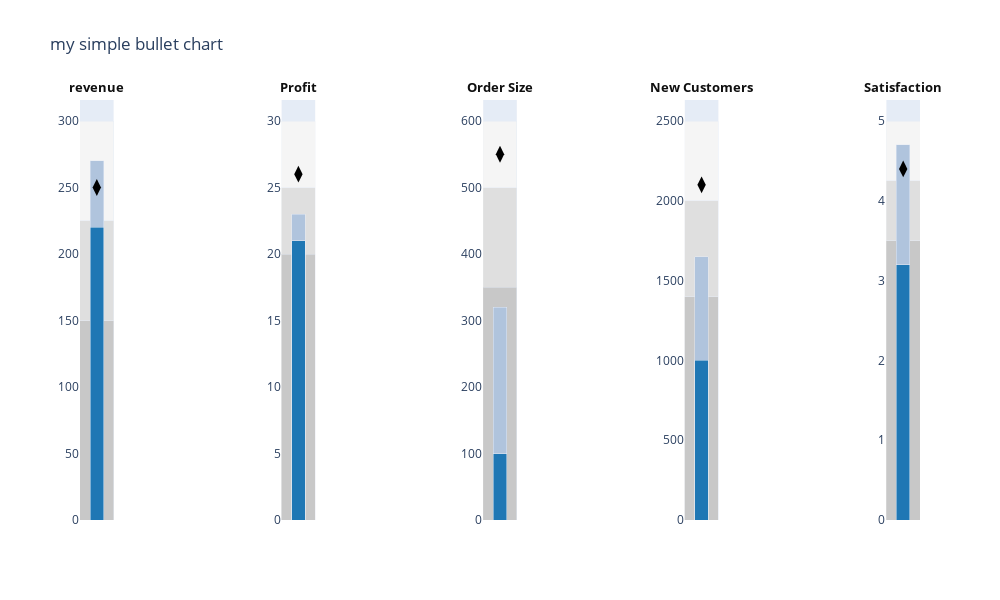

Notebook cell for this chart:
### Code cell
fig = ff.create_bullet(
    data, titles='label', subtitles='sublabel', markers='point',
    measures='performance', ranges='range', orientation='v',
    title='my simple bullet chart'
)
fig.show()

### Figure 1 — Plotly figure (JSON) as saved in the notebook; plotly's stock layout.template omitted (floating-point values rounded to 4 significant figures)
{"data": [{"base": 0, "hoverinfo": "y", "marker": {"color": "rgb(245.0, 245.0, 245.0)"}, "name": "ranges", "orientation": "v", "type": "bar", "width": 2, "x": [0], "xaxis": "x", "y": [300], "yaxis": "y"}, {"base": 0, "hoverinfo": "y", "marker": {"color": "rgb(222.5, 222.5, 222.5)"}, "name": "ranges", "orientation": "v", "type": "bar", "width": 2, "x": [0], "xaxis": "x", "y": [225], "yaxis": "y"}, {"base": 0, "hoverinfo": "y", "marker": {"color": "rgb(200.0, 200.0, 200.0)"}, "name": "ranges", "orientation": "v", "type": "bar", "width": 2, "x": [0], "xaxis": "x", "y": [150], "yaxis": "y"}, {"base": 0, "hoverinfo": "y", "marker": {"color": "rgb(176.0, 196.0, 221.0)"}, "name": "measures", "orientation": "v", "type": "bar", "width": 0.4, "x": [0.5], "xaxis": "x", "y": [270], "yaxis": "y"}, {"base": 0, "hoverinfo": "y", "marker": {"color": "rgb(31.0, 119.0, 180.0)"}, "name": "measures", "orientation": "v", "type": "bar", "width": 0.4, "x": [0.5], "xaxis": "x", "y": [220], "yaxis": "y"}, {"hoverinfo": "y", "marker": {"color": "rgb(0, 0, 0)", "size": 12, "symbol": "diamond-tall"}, "name": "markers", "type": "scatter", "x": [0.5], "xaxis": "x", "y": [250], "yaxis": "y"}, {"base": 0, "hoverinfo": "y", "marker": {"color": "rgb(245.0, 245.0, 245.0)"}, "name": "ranges", "orientation": "v", "type": "bar", "width": 2, "x": [0], "xaxis": "x2", "y": [30], "yaxis": "y2"}, {"base": 0, "hoverinfo": "y", "marker": {"color": "rgb(222.5, 222.5, 222.5)"}, "name": "ranges", "orientation": "v", "type": "bar", "width": 2, "x": [0], "xaxis": "x2", "y": [25], "yaxis": "y2"}, {"base": 0, "hoverinfo": "y", "marker": {"color": "rgb(200.0, 200.0, 200.0)"}, "name": "ranges", "orientation": "v", "type": "bar", "width": 2, "x": [0], "xaxis": "x2", "y": [20], "yaxis": "y2"}, {"base": 0, "hoverinfo": "y", "marker": {"color": "rgb(176.0, 196.0, 221.0)"}, "name": "measures", "orientation": "v", "type": "bar", "width": 0.4, "x": [0.5], "xaxis": "x2", "y": [23], "yaxis": "y2"}, {"base": 0, "hoverinfo": "y", "marker": {"color": "rgb(31.0, 119.0, 180.0)"}, "name": "measures", "orientation": "v", "type": "bar", "width": 0.4, "x": [0.5], "xaxis": "x2", "y": [21], "yaxis": "y2"}, {"hoverinfo": "y", "marker": {"color": "rgb(0, 0, 0)", "size": 12, "symbol": "diamond-tall"}, "name": "markers", "type": "scatter", "x": [0.5], "xaxis": "x2", "y": [26], "yaxis": "y2"}, {"base": 0, "hoverinfo": "y", "marker": {"color": "rgb(245.0, 245.0, 245.0)"}, "name": "ranges", "orientation": "v", "type": "bar", "width": 2, "x": [0], "xaxis": "x3", "y": [600], "yaxis": "y3"}, {"base": 0, "hoverinfo": "y", "marker": {"color": "rgb(222.5, 222.5, 222.5)"}, "name": "ranges", "orientation": "v", "type": "bar", "width": 2, "x": [0], "xaxis": "x3", "y": [500], "yaxis": "y3"}, {"base": 0, "hoverinfo": "y", "marker": {"color": "rgb(200.0, 200.0, 200.0)"}, "name": "ranges", "orientation": "v", "type": "bar", "width": 2, "x": [0], "xaxis": "x3", "y": [350], "yaxis": "y3"}, {"base": 0, "hoverinfo": "y", "marker": {"color": "rgb(176.0, 196.0, 221.0)"}, "name": "measures", "orientation": "v", "type": "bar", "width": 0.4, "x": [0.5], "xaxis": "x3", "y": [320], "yaxis": "y3"}, {"base": 0, "hoverinfo": "y", "marker": {"color": "rgb(31.0, 119.0, 180.0)"}, "name": "measures", "orientation": "v", "type": "bar", "width": 0.4, "x": [0.5], "xaxis": "x3", "y": [100], "yaxis": "y3"}, {"hoverinfo": "y", "marker": {"color": "rgb(0, 0, 0)", "size": 12, "symbol": "diamond-tall"}, "name": "markers", "type": "scatter", "x": [0.5], "xaxis": "x3", "y": [550], "yaxis": "y3"}, {"base": 0, "hoverinfo": "y", "marker": {"color": "rgb(245.0, 245.0, 245.0)"}, "name": "ranges", "orientation": "v", "type": "bar", "width": 2, "x": [0], "xaxis": "x4", "y": [2500], "yaxis": "y4"}, {"base": 0, "hoverinfo": "y", "marker": {"color": "rgb(222.5, 222.5, 222.5)"}, "name": "ranges", "orientation": "v", "type": "bar", "width": 2, "x": [0], "xaxis": "x4", "y": [2000], "yaxis": "y4"}, {"base": 0, "hoverinfo": "y", "marker": {"color": "rgb(200.0, 200.0, 200.0)"}, "name": "ranges", "orientation": "v", "type": "bar", "width": 2, "x": [0], "xaxis": "x4", "y": [1400], "yaxis": "y4"}, {"base": 0, "hoverinfo": "y", "marker": {"color": "rgb(176.0, 196.0, 221.0)"}, "name": "measures", "orientation": "v", "type": "bar", "width": 0.4, "x": [0.5], "xaxis": "x4", "y": [1650], "yaxis": "y4"}, {"base": 0, "hoverinfo": "y", "marker": {"color": "rgb(31.0, 119.0, 180.0)"}, "name": "measures", "orientation": "v", "type": "bar", "width": 0.4, "x": [0.5], "xaxis": "x4", "y": [1000], "yaxis": "y4"}, {"hoverinfo": "y", "marker": {"color": "rgb(0, 0, 0)", "size": 12, "symbol": "diamond-tall"}, "name": "markers", "type": "scatter", "x": [0.5], "xaxis": "x4", "y": [2100], "yaxis": "y4"}, {"base": 0, "hoverinfo": "y", "marker": {"color": "rgb(245.0, 245.0, 245.0)"}, "name": "ranges", "orientation": "v", "type": "bar", "width": 2, "x": [0], "xaxis": "x5", "y": [5], "yaxis": "y5"}, {"base": 0, "hoverinfo": "y", "marker": {"color": "rgb(222.5, 222.5, 222.5)"}, "name": "ranges", "orientation": "v", "type": "bar", "width": 2, "x": [0], "xaxis": "x5", "y": [4.25], "yaxis": "y5"}, {"base": 0, "hoverinfo": "y", "marker": {"color": "rgb(200.0, 200.0, 200.0)"}, "name": "ranges", "orientation": "v", "type": "bar", "width": 2, "x": [0], "xaxis": "x5", "y": [3.5], "yaxis": "y5"}, {"base": 0, "hoverinfo": "y", "marker": {"color": "rgb(176.0, 196.0, 221.0)"}, "name": "measures", "orientation": "v", "type": "bar", "width": 0.4, "x": [0.5], "xaxis": "x5", "y": [4.7], "yaxis": "y5"}, {"base": 0, "hoverinfo": "y", "marker": {"color": "rgb(31.0, 119.0, 180.0)"}, "name": "measures", "orientation": "v", "type": "bar", "width": 0.4, "x": [0.5], "xaxis": "x5", "y": [3.2], "yaxis": "y5"}, {"hoverinfo": "y", "marker": {"color": "rgb(0, 0, 0)", "size": 12, "symbol": "diamond-tall"}, "name": "markers", "type": "scatter", "x": [0.5], "xaxis": "x5", "y": [4.4], "yaxis": "y5"}], "layout": {"annotations": [{"font": {"color": "#0f0f0f", "size": 13}, "showarrow": false, "text": "<b>revenue</b>", "textangle": 0, "x": 0.02, "xanchor": "center", "xref": "paper", "y": 1.03, "yanchor": "middle", "yref": "paper"}, {"font": {"color": "#0f0f0f", "size": 13}, "showarrow": false, "text": "<b>Profit</b>", "textangle": 0, "x": 0.26, "xanchor": "center", "xref": "paper", "y": 1.03, "yanchor": "middle", "yref": "paper"}, {"font": {"color": "#0f0f0f", "size": 13}, "showarrow": false, "text": "<b>Order Size</b>", "textangle": 0, "x": 0.5, "xanchor": "center", "xref": "paper", "y": 1.03, "yanchor": "middle", "yref": "paper"}, {"font": {"color": "#0f0f0f", "size": 13}, "showarrow": false, "text": "<b>New Customers</b>", "textangle": 0, "x": 0.74, "xanchor": "center", "xref": "paper", "y": 1.03, "yanchor": "middle", "yref": "paper"}, {"font": {"color": "#0f0f0f", "size": 13}, "showarrow": false, "text": "<b>Satisfaction</b>", "textangle": 0, "x": 0.98, "xanchor": "center", "xref": "paper", "y": 1.03, "yanchor": "middle", "yref": "paper"}], "barmode": "stack", "height": 600, "margin": {"l": 80}, "showlegend": false, "title": {"text": "my simple bullet chart"}, "width": 1000, "xaxis": {"anchor": "y", "domain": [0, 0.04], "range": [0, 1], "showgrid": false, "showticklabels": false, "zeroline": false}, "xaxis2": {"anchor": "y2", "domain": [0.24, 0.28], "range": [0, 1], "showgrid": false, "showticklabels": false, "zeroline": false}, "xaxis3": {"anchor": "y3", "domain": [0.48, 0.52], "range": [0, 1], "showgrid": false, "showticklabels": false, "zeroline": false}, "xaxis4": {"anchor": "y4", "domain": [0.72, 0.76], "range": [0, 1], "showgrid": false, "showticklabels": false, "zeroline": false}, "xaxis5": {"anchor": "y5", "domain": [0.96, 1], "range": [0, 1], "showgrid": false, "showticklabels": false, "zeroline": false}, "yaxis": {"anchor": "x", "domain": [0, 1], "showgrid": false, "tickwidth": 1, "zeroline": false}, "yaxis2": {"anchor": "x2", "domain": [0, 1], "showgrid": false, "tickwidth": 1, "zeroline": false}, "yaxis3": {"anchor": "x3", "domain": [0, 1], "showgrid": false, "tickwidth": 1, "zeroline": false}, "yaxis4": {"anchor": "x4", "domain": [0, 1], "showgrid": false, "tickwidth": 1, "zeroline": false}, "yaxis5": {"anchor": "x5", "domain": [0, 1], "showgrid": false, "tickwidth": 1, "zeroline": false}}}
